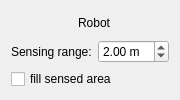
<?xml version="1.0" encoding="UTF-8"?>
<ui version="4.0">
 <class>RobotWidget</class>
 <widget class="QWidget" name="RobotWidget">
  <property name="geometry">
   <rect>
    <x>0</x>
    <y>0</y>
    <width>170</width>
    <height>75</height>
   </rect>
  </property>
  <layout class="QVBoxLayout" name="verticalLayout">
   <item>
    <layout class="QHBoxLayout" name="horizontalLayout_2">
     <item>
      <widget class="QLabel" name="lblPixmap">
       <property name="text">
        <string/>
       </property>
      </widget>
     </item>
     <item>
      <widget class="QLabel" name="lblRobot">
       <property name="text">
        <string>Robot</string>
       </property>
      </widget>
     </item>
     <item>
      <widget class="QToolButton" name="btnRemoveRobot">
       <property name="autoRaise">
        <bool>true</bool>
       </property>
      </widget>
     </item>
    </layout>
   </item>
   <item>
    <layout class="QHBoxLayout" name="horizontalLayout">
     <item>
      <widget class="QLabel" name="lblSensingRangeBuddy">
       <property name="text">
        <string>Sensing range:</string>
       </property>
       <property name="buddy">
        <cstring>sbSensingRange</cstring>
       </property>
      </widget>
     </item>
     <item>
      <widget class="QDoubleSpinBox" name="sbSensingRange">
       <property name="suffix">
        <string> m</string>
       </property>
       <property name="minimum">
        <double>0.100000000000000</double>
       </property>
       <property name="maximum">
        <double>50.000000000000000</double>
       </property>
       <property name="singleStep">
        <double>0.100000000000000</double>
       </property>
       <property name="value">
        <double>2.000000000000000</double>
       </property>
      </widget>
     </item>
    </layout>
   </item>
   <item>
    <widget class="QCheckBox" name="chkFillSensingRange">
     <property name="text">
      <string>fill sensed area</string>
     </property>
    </widget>
   </item>
  </layout>
 </widget>
 <resources/>
 <connections/>
</ui>
